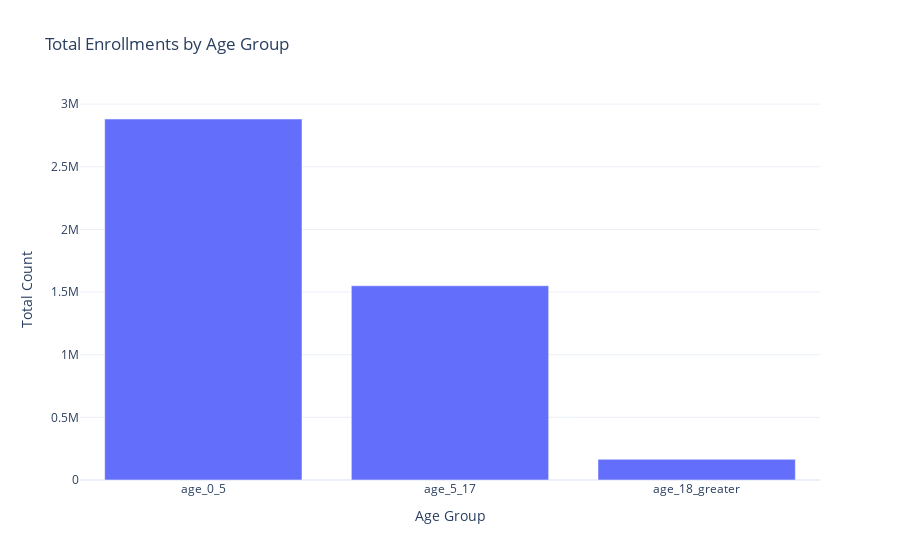

Notebook code for this chart:
### Markdown cell above
## 6. Age Distribution Analysis

### Code cell
# Overall age distribution in enrollments
if enrolment_df is not None:
    age_cols = ['age_0_5', 'age_5_17', 'age_18_greater']
    fig = viz.plot_age_distribution(enrolment_df, age_cols, 
                                   title='Total Enrollments by Age Group')
    fig.show()

### Figure 1 — Plotly figure (JSON) as saved in the notebook; plotly's stock layout.template omitted (floating-point values rounded to 4 significant figures)
{"data": [{"type": "bar", "x": ["age_0_5", "age_5_17", "age_18_greater"], "y": [2881368, 1550540, 164868]}], "layout": {"title": {"text": "Total Enrollments by Age Group"}, "xaxis": {"title": {"text": "Age Group"}}, "yaxis": {"title": {"text": "Total Count"}}}}
